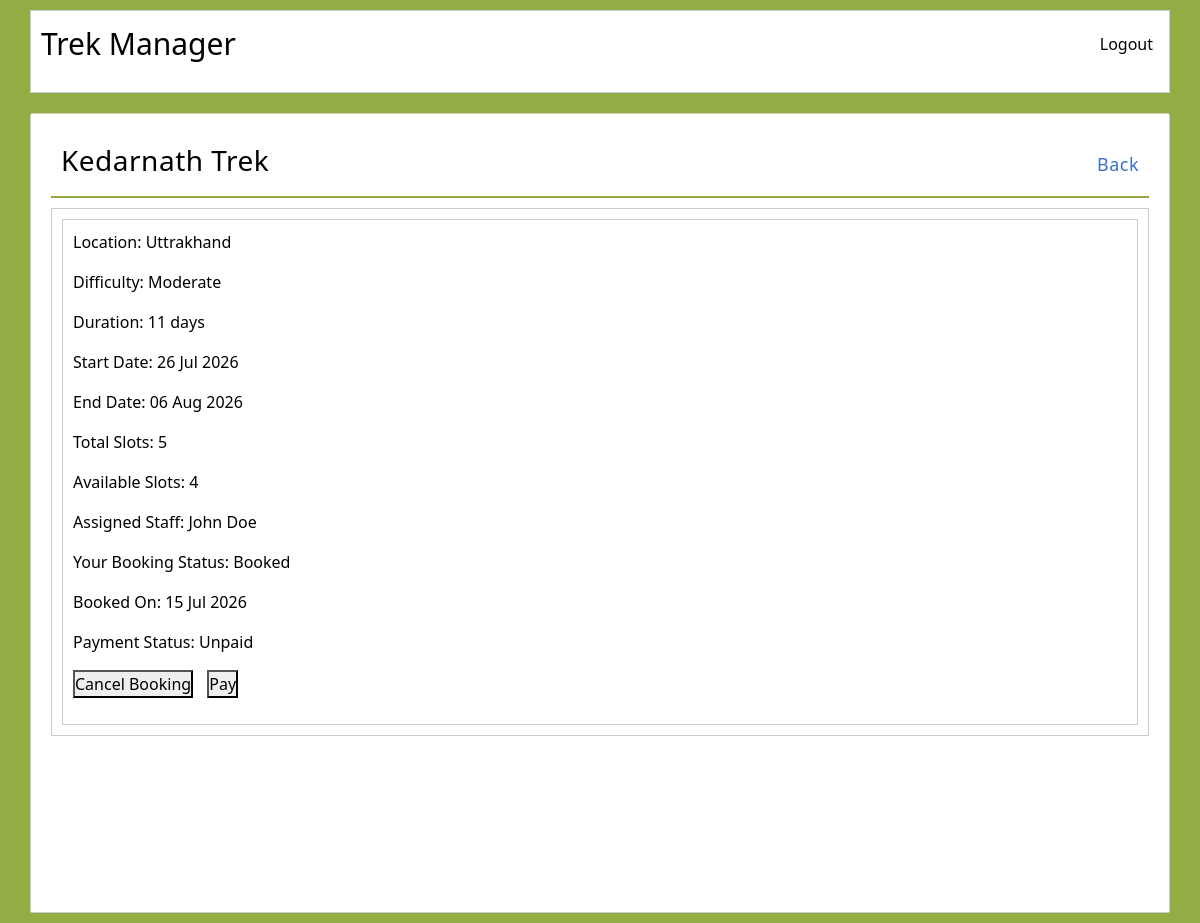
The page /trekker/booking_detail/4 (signed in) on the database its author committed.
### models.py (models this page shows)
class Trek(db.Model):
    __tablename__ = "treks"
    id = db.Column(db.Integer, primary_key=True)
    title = db.Column(db.String(150), nullable=False)
    location = db.Column(db.String(100), nullable=False)
    difficulty = db.Column(db.String(20), nullable=False)
    duration = db.Column(db.Integer, nullable=False)
    total_slots = db.Column(db.Integer, nullable=False)
    available_slots = db.Column(db.Integer, nullable=False)
    status = db.Column(db.String(20), default="Pending")   # will track Open / Closed / Completed
    start_date = db.Column(db.DateTime, nullable=False)
    end_date = db.Column(db.DateTime, nullable=False)
    is_removed = db.Column(db.Boolean, nullable=False, default=False)
    staff_id = db.Column(db.Integer, db.ForeignKey("users.id"), nullable=True)
    bookings = db.relationship("Booking", backref="trek", lazy=True)

class User(db.Model):
    __tablename__ = "users"
    id = db.Column(db.Integer, primary_key=True)
    name = db.Column(db.String(100), nullable=False)
    email = db.Column(db.String(120), unique=True, nullable=False)
    password = db.Column(db.String(200), nullable=False)
    contact = db.Column(db.String(20), nullable=True)
    role = db.Column(db.String(20), nullable=False, default="Trekker")
    is_blacklisted = db.Column(db.Boolean, default=False, nullable=False)
    treks_managed = db.relationship("Trek", backref="manager", lazy=True)
    bookings = db.relationship("Booking", backref="trekker", lazy=True, cascade="all, delete-orphan")
    staff_profile = db.relationship("StaffProfile", backref="user", uselist=False, cascade="all, delete-orphan")

class Booking(db.Model):
    __tablename__ = "bookings"
    id = db.Column(db.Integer, primary_key=True)
    booking_date = db.Column(db.DateTime, default=datetime.utcnow)
    status = db.Column(db.String(20), nullable=False, default="Booked")   #will track reservation if booked, cancelled or completed
    payment_status = db.Column(db.String(20), nullable=False, default="Unpaid")
    trek_id = db.Column(db.Integer, db.ForeignKey("treks.id"), nullable=False)
    user_id = db.Column(db.Integer, db.ForeignKey("users.id"), nullable=False)

### trekker.py (the view)
@trekker.route("/booking_detail/<int:booking_id>", methods=['GET'])
def booking_detail(booking_id):
    booking = Booking.query.get(booking_id)
    if not booking or booking.user_id != session['user_id']:
        flash("You are not authorised to view this booking.", "error")
        return redirect(url_for('trekker.dashboard'))
    return render_template("trekker/booking_detail.html", booking=booking)

### trekker.py (called while the page is built)
@trekker.before_request
def check_trekker():
    if not session.get('user_id'):
        flash("Please log in to continue.", "error")
        return redirect(url_for('auth.login'))
    if session.get('role') != "Trekker":
        flash("Unauthorised access.", "warning")
        return redirect(url_for('auth.login'))

### templates/trekker/booking_detail.html (shortened to what this page needs)
{% extends "base.html" %}
{% block content %}
<div class="dash-container">
    <div class="admin-dash-head">
        <h3>{{ booking.trek.title }}</h3>
        <a href="{{ url_for('trekker.dashboard') }}">Back</a>
    </div>
    <div class="treks-box">
        <div class="trek-box">
            <p>Location: {{ booking.trek.location }}</p>
            <p>Difficulty: {{ booking.trek.difficulty }}</p>
            <p>Duration: {{ booking.trek.duration }} days</p>
            <p>Start Date: {{ booking.trek.start_date.strftime('%d %b %Y') }}</p>
            <p>End Date: {{ booking.trek.end_date.strftime('%d %b %Y') }}</p>
            <p>Total Slots: {{ booking.trek.total_slots }}</p>
            <p>Available Slots: {{ booking.trek.available_slots }}</p>
            <p>Assigned Staff: {{ booking.trek.manager.name if booking.trek.manager else "Not assigned" }}</p>
            <p>Your Booking Status: {{ booking.status }}</p>
            <p>Booked On: {{ booking.booking_date.strftime('%d %b %Y') }}</p>
            <p>Payment Status: {{ booking.payment_status }}</p>
            <p>
                {% if booking.status == "Booked" %}
                    <form action="{{ url_for('trekker.cancel_booking', booking_id=booking.id) }}" method="POST" style="display:inline-block; margin-right: 10px;">
                        <button type="submit">Cancel Booking</button>
                    </form>
                    {% if booking.payment_status != "Paid" %}
                    <form action="{{ url_for('trekker.pay_booking', booking_id=booking.id) }}" method="POST" style="display:inline-block;">
                        <button type="submit">Pay</button>
                    </form>
                    {% endif %}
                {% endif %}
            </p>
        </div>
    </div>
</div>
{% endblock %}

### static/style.css (style rules this page uses)
* { margin: 0; padding: 0; font-family: 'Segoe UI', Arial, sans-serif; box-sizing: border-box; }
body { background-color: rgb(146, 173, 67); display: flex; flex-direction: column; align-items: center; min-height: 100vh; }
.dash-container { margin: 10px auto; padding: 20px; width: 95%; min-height: 100vh; border: 1px solid #ccc; border-radius: 2px; color: rgb(0, 0, 0); background-color: rgb(255, 255, 255); }
.admin-dash-head { font-size: 18px; font-weight: bold; letter-spacing: 0.5px; border-bottom: 2px solid rgb(146, 173, 67); padding: 10px; margin-bottom: 10px;display: flex; justify-content: space-between; align-items: center; }
.admin-dash-head a { font-size: 18px; color: rgb(59, 111, 201); font-weight: lighter; text-decoration: none; }
.treks-box { border: 1px solid #ccc; padding: 10px; display: flex; flex-direction: column; margin-bottom: 10px; gap: 10px; }
.trek-box { border: 1px solid #ccc; padding: 10px; }

### rows shown on the page
Trek: trek "Kedarnath Trek", trek.location "Uttrakhand", trek.difficulty "Moderate", trek.duration "11", trek.start_date "26 Jul 2026", trek.end_date "06 Aug 2026", trek.total_slots "5", trek.available_slots "4"
User: trek.manager "John Doe"
Booking: status "Booked", booking_date "15 Jul 2026", payment_status "Unpaid"
